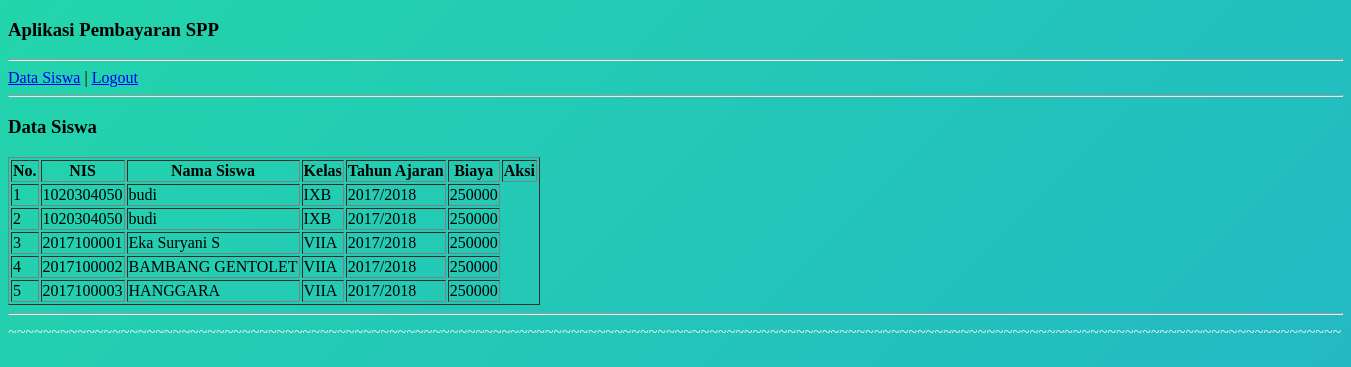
Screenshot of /PembayaranSPP/AppPembayaranSPP/tampil_siswa_second.php (signed in) with the database file from the repository.
### tables this page shows
CREATE TABLE `siswa` (
  `idsiswa` int(10) NOT NULL,
  `nis` varchar(10) DEFAULT NULL,
  `nisn` char(10) NOT NULL,
  `namasiswa` varchar(40) DEFAULT NULL,
  `id_kelas` int(11) NOT NULL,
  `kelas` varchar(10) DEFAULT NULL,
  `tahunajaran` varchar(10) DEFAULT NULL,
  `biaya` int(20) DEFAULT NULL
);

### PembayaranSPP/AppPembayaranSPP/tampil_siswa_second.php (the view)
<?php include "header_siswa.php"; ?>
<h3>Data Siswa</h3>
<table border="1">
	<tr>
		<th>No.</th>
		<th>NIS</th>
		<th>Nama Siswa</th>
		<th>Kelas</th>
		<th>Tahun Ajaran</th>
		<th>Biaya</th>
		<th>Aksi</th>
	</tr>
	<?php
	$sql = mysqli_query($konek,"select * from siswa order by kelas asc");
	$no=1;
	while($d=mysqli_fetch_array($sql)){
		echo "<tr>
			<td>$no</td>
			<td>$d[nis]</td>
			<td>$d[namasiswa]</td>
			<td>$d[kelas]</td>
			<td>$d[tahunajaran]</td>
			<td>$d[biaya]</td>
		</tr>";
		$no++;
	}
	?>
</table>
<?php include "footer.php"; ?>

### PembayaranSPP/AppPembayaranSPP/CSSresart.css (style rules this page uses)
body { background: linear-gradient(-45deg, #ee7752, #e73c7e, #23a6d5, #23d5ab); background-size: 400% 400%; animation: gradient 15s ease infinite; height: 100vh; }

### rows the page displays
siswa: nis "1020304050", namasiswa "budi", kelas "IXB", tahunajaran "2017/2018", biaya "250000"
siswa: nis "1020304050", namasiswa "budi", kelas "IXB", tahunajaran "2017/2018", biaya "250000"
siswa: nis "2017100001", namasiswa "Eka Suryani S", kelas "VIIA", tahunajaran "2017/2018", biaya "250000"
siswa: nis "2017100002", namasiswa "BAMBANG GENTOLET", kelas "VIIA", tahunajaran "2017/2018", biaya "250000"
siswa: nis "2017100003", namasiswa "HANGGARA", kelas "VIIA", tahunajaran "2017/2018", biaya "250000"
